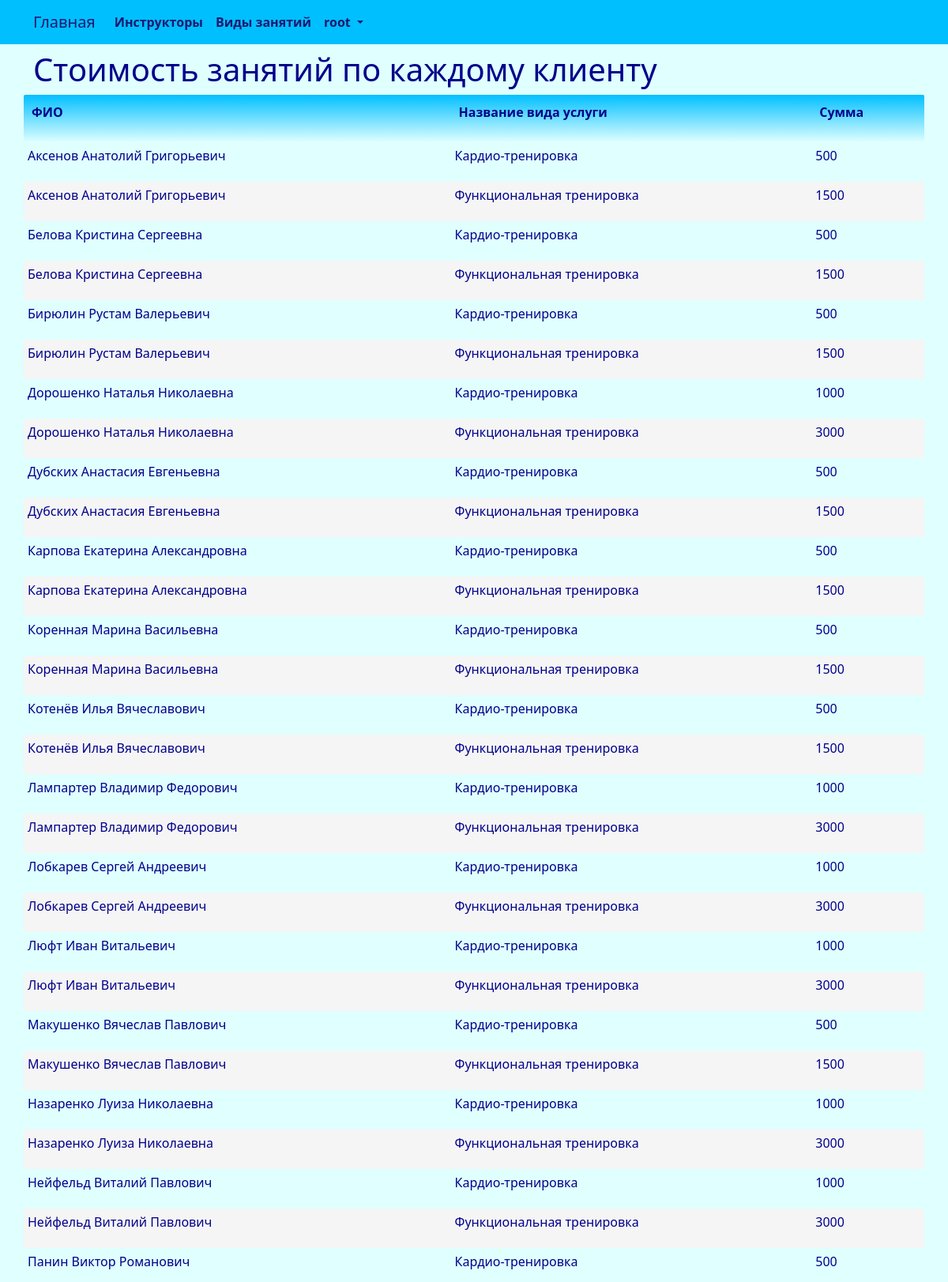
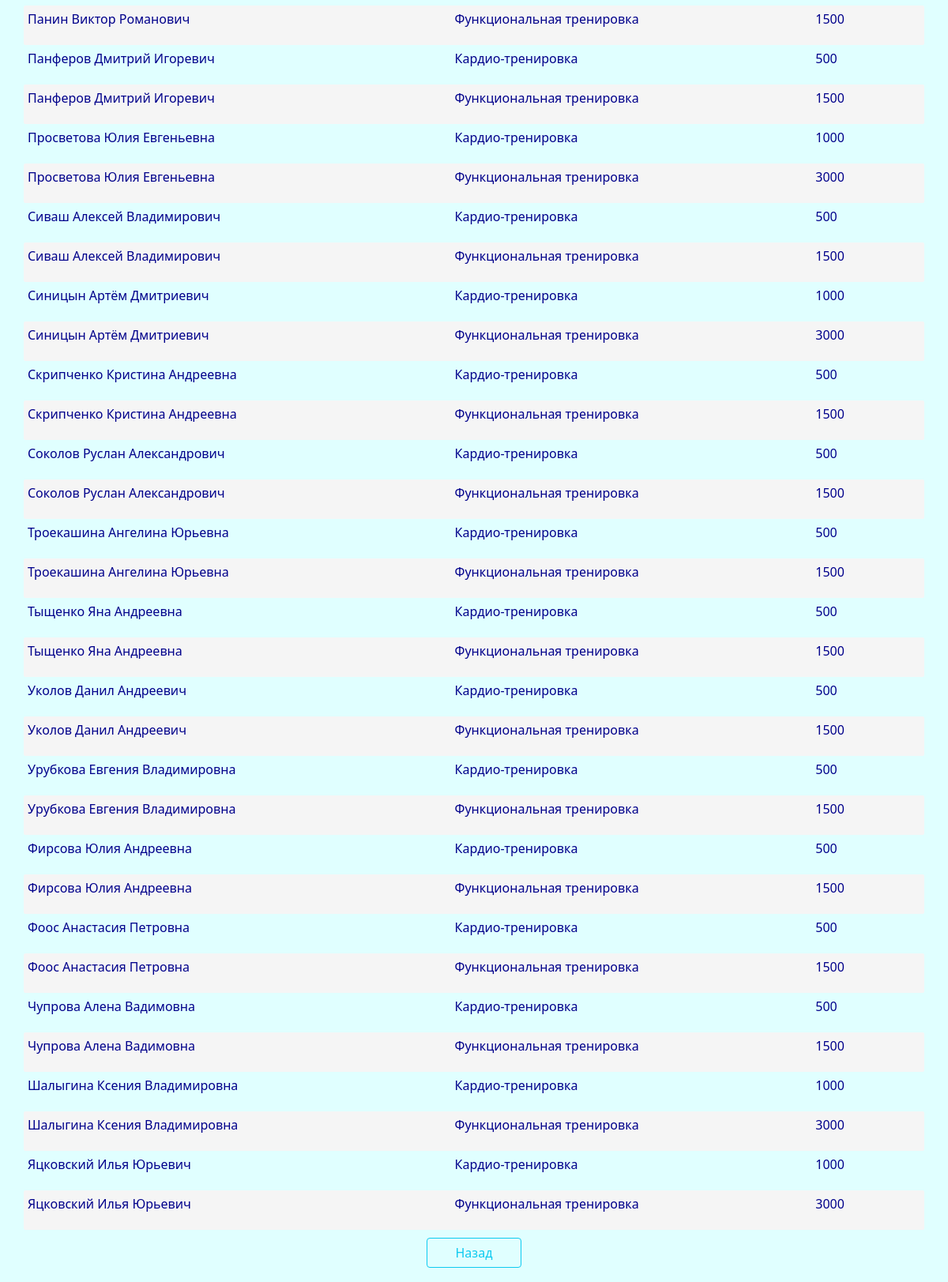
Page /report/report_1/ (signed in, upper part) on the committed database (2 pictures, top to bottom).
### club/models.py (models this page shows, shortened)
class Client(models.Model):
    SEX_CHOICES = (
        ('М','М'),
        ('Ж', 'Ж'),
    )
    full_name = models.CharField(_('full_name'), max_length=128)
    birthday = models.DateTimeField(_('birthday'))
    sex = models.CharField(_('sex'), max_length=1, choices=SEX_CHOICES, default='М')
    phone = models.CharField(_('phone'), max_length=64)
    card = models.ForeignKey(Card, related_name='client_card', on_delete=models.CASCADE)
    class Meta:
        db_table = 'client'
        indexes = [
            models.Index(fields=['full_name']),
        ]
        ordering = ['full_name']

### club/views.py (the view)
# urls.py: path('report/report_1/', views.report_1, name='report_1'),
@login_required
@user_passes_test(lambda u: u.is_superuser)
def report_1(request):
    try:
        report = Client.objects.raw("""
SELECT 1 as id, client.full_name, kind.kind_title, SUM(kind.price) AS val
FROM client
LEFT JOIN party_members ON client.id=party_members.client_id
LEFT JOIN party ON party_members.party_id=party.id
LEFT JOIN schedule ON party.id=schedule.party_id
LEFT JOIN kind ON schedule.kind_id=kind.id
GROUP BY client.full_name, kind.kind_title
""")
        return render(request, "report/report_1.html", {"report": report,})
    except Exception as exception:
        print(exception)
        return HttpResponse(exception)

### templates/report/report_1.html (shortened to what this page needs)
{% extends "base.html" %}
{% load i18n %}
{% load static %}
{% block content %}
<div class="row">
	<h1>{% trans "report_1" %}</h1>
</div>
<div class="row">
	<table id="myTable" class="table-manager" style="width:100%">
		<thead>
			<tr>
				<th><p>{% trans "full_name" %}</p></th>
				<th><p>{% trans "kind_title" %}</p></th>
				<th><p>{% trans "val" %}</p></th>
			</tr>
		</thead>
		<tbody>
			{% for r in report %}
			<tr>
				<td><p>{{ r.full_name }}</p></td>
				<td><p>{{ r.kind_title }}</p></td>
				<td><p>{{ r.val }}</p></td>
			</tr>
			{% endfor %}
		</tbody>
	</table>
</div>
<div class="div-button-center">
	<a class="btn btn-outline-info" style="width:120px" href="{% url 'index' %}">{% trans "Back" %}</a>
</div>
{% endblock content %}

### templates/base.html (shortened to what this page needs)
<!DOCTYPE html>
{% load static %}
{% load i18n %}
<html>
	<head>
		<link rel="stylesheet" href="{% static 'css/bootstrap.min.css' %}">
		<link rel="stylesheet" href="{% static 'css/styles.css' %}" />
	</head>
	<nav class="navbar navbar-expand-lg justify-content-center">
		<div class="container">
			<div class="collapse navbar-collapse" id="mainMenu">
				<ul class="navbar-nav me-auto mb-2 mb-lg-0">
					<a class="navbar-brand" href="{{ HTTP_HOST }}/">{% trans "Home" %}</a>
					<li class="nav-item">
						<a class="nav-link" href="{% url 'instructor_list' %}">{% trans "instructors" %}</a>
					</li>
					<li class="nav-item">
						<a class="nav-link" href="{% url 'kind_list' %}">{% trans "kinds" %}</a>
					</li>
					{% if user.is_authenticated %}
					<li class="nav-item dropdown">
						<a class="nav-link dropdown-toggle" href="#" id="navbarDropdown" role="button" data-bs-toggle="dropdown" aria-expanded="false">
							{{ user.username }}
						</a>
					</li>
					{% else %}
					<form class="form-inline ml-auto">
						<a href="{% url 'login' %}" class="btn btn-outline-secondary">{% trans "Log In" %}</a>
						<a href="{% url 'signup' %}" class="btn btn-primary ml-2">{% trans "Sign up" %}</a>
					</form>
					{% endif %}
				</ul>
			</div>
		</div>
	</nav>
	<body>
		<div class="container">
			{% block content%}{% endblock content %}
		</div>
	</body>
</html>

### static/css/styles.css (style rules this page uses)
:root { --navbar-background-color: DeepSkyBlue; --navbar-text-color: MidnightBlue; --main-background-color-light: LightCyan; --main-background-color-dark: DeepSkyBlue; --main-text-color: DarkBlue; --main-header-color: DarkBlue; --main-text-attention-color: Purple; --footer-background-color-light: LightCyan; --footer-background-color-dark: Aquamarine; --footer-text-color: Teal; --card-background-color-light: LightCyan; --card-background-color-dark: DeepSkyBlue; --card-text-color: SeaGreen; --table-background-color-light: LightCyan; --table-background-color-dark: #F5F5F5; --table-text-color: DarkBlue; --star-size: 30px; --star-color: LightYellow; --star-background: Yellow ; }
.navbar { background-color: var(--navbar-background-color); color: var(--navbar-text-color); }
.navbar .navbar-nav, .navbar .navbar-nav .navbar-text { color: var(--navbar-text-color); }
.navbar ul { background-color: var(--navbar-background-color); color: var(--navbar-text-color); }
.navbar li { background-color: var(--navbar-background-color); color: var(--navbar-text-color); }
.navbar a { background-color: var(--navbar-background-color); color: var(--navbar-text-color); }
.navbar-brand { background-color: var(--navbar-background-color); color: var(--navbar-text-color); }
.nav-item { background-color: var(--navbar-background-color); color: var(--navbar-text-color); font-weight: bold; }
body { background-color: var(--main-background-color-light); }
h1, h2, h3, h4, h5, h6 { color: var(--main-header-color); }
p, ul, li, label { color: var(--main-text-color); }
.div-button-center { text-align: center; padding: 10px; }
.table-manager { background-color: var(--main-background-color-light); width: 100%; }
.table-manager tbody { background-color: var(--main-background-color-light); border: none; margin-top: 20px; margin-bottom: 20px; }
.table-manager thead th { color: var(--main-text-color); font-weight: bold; text-align: left; padding: 10px; background-image: linear-gradient(top, var(--main-background-color-dark), var(--main-background-color-light)); background-image: -o-linear-gradient(top, var(--main-background-color-dark), var(--main-background-color-light)); background-image: -moz-linear-gradient(top, var(--main-background-color-dark), var(--main-background-color-light)); background-image: -webkit-linear-gradient(top, var(--main-background-color-dark), var(--main-background-color-light)); }
.table-manager thead tr th:first-child { border-radius: 2px 0 0 2px; }
.table-manager thead tr th:last-child { border-radius: 0 2px 2px 0; }
.table-manager tbody td { text-align: left; border: none; padding: 5px 5px; vertical-align: top; }
.table-manager tbody tr:nth-child(odd) { background: var(--table-background-color-light); }
.table-manager tbody tr:nth-child(even) { background: var(--table-background-color-dark); }
.table-manager tbody tr td:first-child { border-radius: 2px 0 0 2px; }
.table-manager tbody tr td:last-child { border-radius: 0 2px 2px 0; }

### rows in the picture
Client: full_name "Аксенов Анатолий Григорьевич", kind_title "Кардио-тренировка", val "500", kind_title "Функциональная тренировка", val "1500", full_name "Белова Кристина Сергеевна", full_name "Бирюлин Рустам Валерьевич", full_name "Дорошенко Наталья Николаевна", val "1000", val "3000", full_name "Дубских Анастасия Евгеньевна", full_name "Карпова Екатерина Александровна", full_name "Коренная Марина Васильевна", full_name "Котенёв Илья Вячеславович", full_name "Лампартер Владимир Федорович", full_name "Лобкарев Сергей Андреевич", full_name "Люфт Иван Витальевич", full_name "Макушенко Вячеслав Павлович", full_name "Назаренко Луиза Николаевна", full_name "Нейфельд Виталий Павлович", full_name "Панин Виктор Романович", full_name "Панферов Дмитрий Игоревич", full_name "Просветова Юлия Евгеньевна", full_name "Сиваш Алексей Владимирович", full_name "Синицын Артём Дмитриевич", full_name "Скрипченко Кристина Андреевна", full_name "Соколов Руслан Александрович", full_name "Троекашина Ангелина Юрьевна", full_name "Тыщенко Яна Андреевна", full_name "Уколов Данил Андреевич", full_name "Урубкова Евгения Владимировна", full_name "Фирсова Юлия Андреевна", full_name "Фоос Анастасия Петровна", full_name "Чупрова Алена Вадимовна", full_name "Шалыгина Ксения Владимировна", full_name "Яцковский Илья Юрьевич"

### other values in the picture
{{ user.username }} "root"
